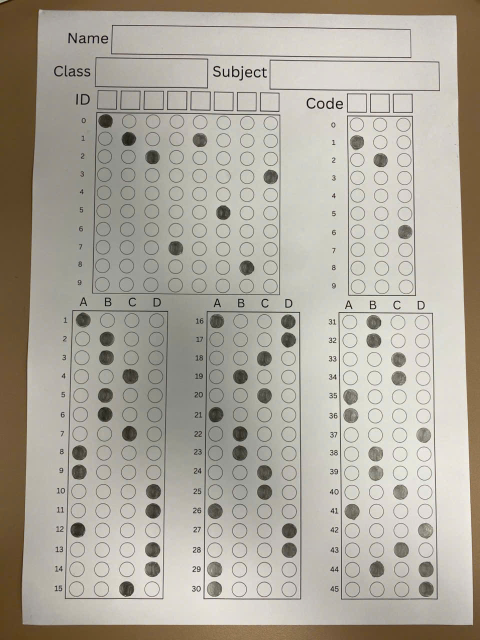
#> input picture v2.jpg, 960 x 1280 px, given as the content of the folder d:/OCR/ten_tv_v3, which was not available (shown at 1/2 size)
$ python process_15_names.py
#> lines starting #> are read from the running program, lines starting #| are printed output that depends on the picture; after the words box and inside, x2 and y2 are one past the last pixel; in counts of white or black regions, pixels touching at a corner belong together; pictures that were not available may be replaced by others from this repository, and a replacement may not be noted
#> in main, img is the input picture: shape (1280, 960, 3); mean B, G, R 156.4, 167.6, 172.9
### detect_paper.py
import cv2
import numpy as np

def fourCornersSort(pts):
    """ Sort corners: top-left, top-right, bot-right, bot-left """
    diff = np.diff(pts, axis=1)
    summ = pts.sum(axis=1)

    # np.argmin() returns INDEX of min
    return np.array([pts[np.argmin(summ)],
                     pts[np.argmin(diff)],
                     pts[np.argmax(summ)],
                     pts[np.argmax(diff)]])

def contourOffset(cnt, offset):
    """ Offset contour, by 5px border """
    # Matrix addition
    cnt += offset

    # if value < 0 => replace it by 0
    cnt[cnt < 0] = 0
    return cnt


# [27 lines left out: functions order_points, four_point_transform, not called in this run]

def align_document_image(image):
    """Detects the paper document and returns an aligned image."""
    if image is None:
        return None

    orig_h, orig_w = image.shape[:2]
#> orig_h = 1280; orig_w = 960

    # 0. Resize to height 800
    ratio = orig_h / 800.0
#> ratio = 1.6
    res_w = int(orig_w / ratio)
#> res_w = 600
    img_resized = cv2.resize(image, (res_w, 800))

    # 1. Grayscale & Bilateral Filter
    img_gray = cv2.cvtColor(img_resized, cv2.COLOR_BGR2GRAY)
    img_bilateral = cv2.bilateralFilter(img_gray, 5, 75, 75)

    # 2. Adaptive Threshold & Median Blur
    img_thresh = cv2.adaptiveThreshold(img_bilateral, 255, cv2.ADAPTIVE_THRESH_GAUSSIAN_C, cv2.THRESH_BINARY, 115, 4)
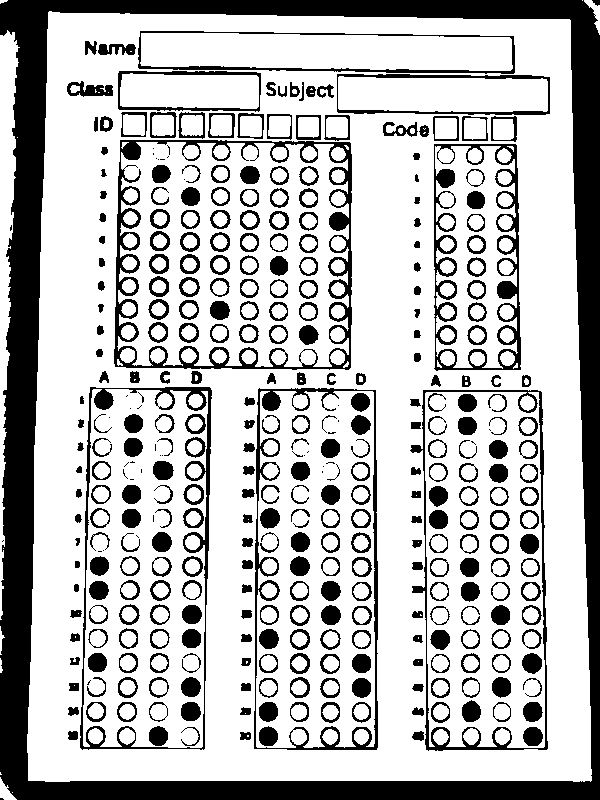
#> img_thresh: shape (800, 600); 73.1% white; 363 black regions (40 under 20 px), largest, box (x1, y1, x2, y2) and area: (0, 0, 600, 800) 58300, (114, 140, 352, 370) 7115, (434, 144, 521, 371) 4745
    kernel = cv2.getStructuringElement(cv2.MORPH_RECT, (5, 5))
    img_blurred = cv2.morphologyEx(img_thresh, cv2.MORPH_OPEN, kernel)
#> img_blurred: shape (800, 600); 69.6% white; 75 black regions (23 under 20 px), largest, box (x1, y1, x2, y2) and area: (68, 31, 550, 751) 74765, (0, 0, 600, 800) 58764, (461, 582, 481, 722) 1140

    # 3. Add black border and Canny Edge Detection
    img_bordered = cv2.copyMakeBorder(img_blurred, 5, 5, 5, 5, cv2.BORDER_CONSTANT, value=[0, 0, 0])
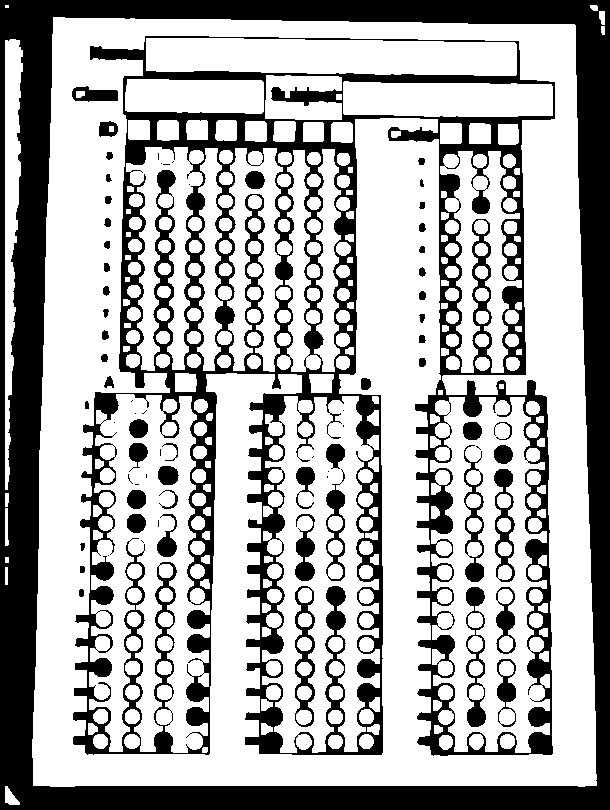
#> img_bordered: shape (810, 610); 67.6% white; 74 black regions (22 under 20 px), largest, box (x1, y1, x2, y2) and area: (73, 36, 555, 756) 74765, (0, 0, 610, 810) 72871, (466, 587, 486, 727) 1140
    edges = cv2.Canny(img_bordered, 10, 450)
#> edges: shape (810, 610); 7.8% white in thin lines or dots

    # 4. Find Contours
    closed_edges = cv2.morphologyEx(edges, cv2.MORPH_CLOSE, kernel)
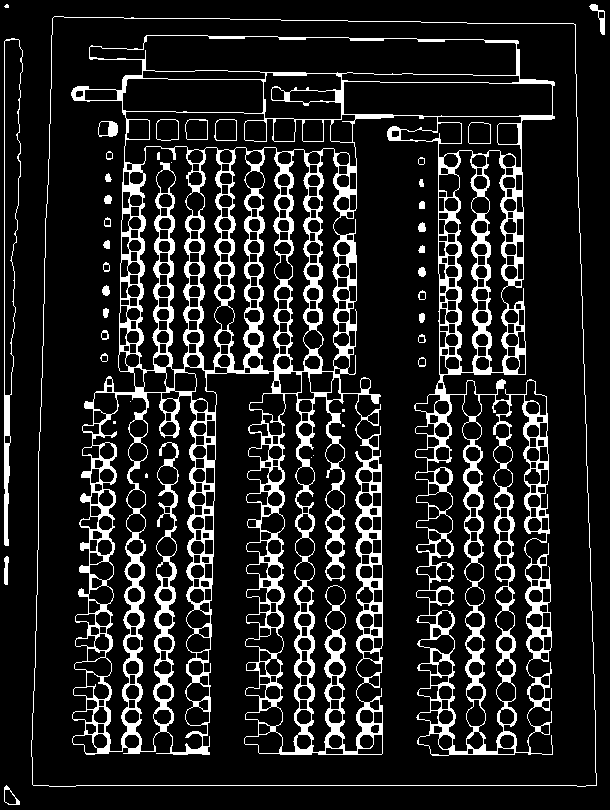
#> closed_edges: shape (810, 610); 13.5% white; 41 white regions (9 under 20 px)
    contours, hierarchy = cv2.findContours(closed_edges, cv2.RETR_TREE, cv2.CHAIN_APPROX_SIMPLE)
#> contours = 677 contours, 10 with area under 20; largest, box (x1, y1, x2, y2) and area: (31, 16, 597, 787) 416010, (31, 16, 597, 787) 416006, (71, 35, 555, 756) 249406, (89, 35, 517, 76) 13388, (129, 392, 208, 753) 13150

    height, width = edges.shape
#> height = 810; width = 610
    MAX_COUNTOUR_AREA = (width - 10) * (height - 10)
#> MAX_COUNTOUR_AREA = 480000
    maxAreaFound = MAX_COUNTOUR_AREA * 0.1
#> maxAreaFound = 48000

    # Mặc định là toàn bộ khung hình nếu không tìm thấy
    pageContour = np.array([[[5, 5]], [[5, height-5]], [[width-5, height-5]], [[width-5, 5]]])
#> pageContour = [[5, 5], [5, 805], [605, 805], [605, 5]]

    for cnt in contours:
        perimeter = cv2.arcLength(cnt, True)
        approx = cv2.approxPolyDP(cnt, 0.03 * perimeter, True)

        if (len(approx) == 4 and
                cv2.isContourConvex(approx) and
                maxAreaFound < cv2.contourArea(approx) < MAX_COUNTOUR_AREA):
            maxAreaFound = cv2.contourArea(approx)
            pageContour = approx
#> this loop made 677 passes
#> (perimeter, maxAreaFound, pageContour) on pass 7: (2638.9, 414743.5, [[54, 16], [32, 784], [596, 785], [575, 24]])
#> perimeter on passes 1, 2, 5, 9, 10, 11: 57.46, 46.97, 25.66, 28.49, 25.07, 25.31
#> after the loop, maxAreaFound = 414743.5

    # Chuẩn bị điểm
    pageContour = pageContour.reshape(4, 2)
    pageContour = fourCornersSort(pageContour)
#> in fourCornersSort, `diff = np.diff(pts, axis=1)`: diff = [-38, 752, 189, -551]
#> in fourCornersSort, `summ = pts.sum(axis=1)`: summ = [70, 816, 1381, 599]
#> pageContour = [[54, 16], [575, 24], [596, 785], [32, 784]]
    pageContour = contourOffset(pageContour, (-5, -5))
#> in contourOffset, `cnt += offset`: cnt = [[49, 11], [570, 19], [591, 780], [27, 779]]
#> pageContour = [[49, 11], [570, 19], [591, 780], [27, 779]]
    ratio = image.shape[0] / 800
    sPoints = pageContour.dot(ratio)
#> sPoints = [[78.4, 17.6], [912, 30.4], [945.6, 1248], [43.2, 1246.4]]

# Using Euclidean distance
    height = max(np.linalg.norm(sPoints[0] - sPoints[3]),
             np.linalg.norm(sPoints[1] - sPoints[2]))
#> height = 1229.3
    width = max(np.linalg.norm(sPoints[0] - sPoints[1]),
            np.linalg.norm(sPoints[2] - sPoints[3]))
#> width = 902.4

# Create target points
    tPoints = np.array([[0, 0],
                    [width, 0],
                    [width, height],
                    [0, height]], np.float32)
#> tPoints = [[0, 0], [902.4, 0], [902.4, 1229.3], [0, 1229.3]]

# getPerspectiveTransform() needs float32
    if sPoints.dtype != np.float32:
        sPoints = sPoints.astype(np.float32)

    # Wraping perspective
    M = cv2.getPerspectiveTransform(sPoints, tPoints)
#> M = [[1.07, 0.0307, -84.61], [-0.0166, 1.08, -17.76], [-1.21e-05, 6.72e-05, 1]]
    final_image = cv2.warpPerspective(image, M, (int(width), int(height)))

    return final_image

# [9 lines left out: function align_document, not called in this run]

### process_15_names.py
import cv2
import numpy as np
import os
from pathlib import Path
from detect_paper import align_document_image

def refine_box_contour(img, x, y, w, h, padding=15):
    """
    Refines a bounding box by looking for contours within a small region of interest.
    Uses the exact same algorithm as crop.py.
    """
    roi_x = max(0, x - padding)
    roi_y = max(0, y - padding)
    roi_w = min(img.shape[1] - roi_x, w + 2 * padding)
    roi_h = min(img.shape[0] - roi_y, h + 2 * padding)

    roi = img[roi_y:roi_y+roi_h, roi_x:roi_x+roi_w]
    if roi.size == 0:
        return x, y, w, h, (roi_x, roi_y, roi_w, roi_h), False

    gray = cv2.cvtColor(roi, cv2.COLOR_BGR2GRAY)
    thresh = cv2.adaptiveThreshold(gray, 255, cv2.ADAPTIVE_THRESH_GAUSSIAN_C,
                                  cv2.THRESH_BINARY_INV, 11, 2)
    contours, _ = cv2.findContours(thresh, cv2.RETR_EXTERNAL, cv2.CHAIN_APPROX_SIMPLE)

    best_rect = (x, y, w, h)
    max_area = 0
    detected = False

    for cnt in contours:
        rx, ry, rw, rh = cv2.boundingRect(cnt)
        area = rw * rh
        # Candidate should have a reasonable size (at least 30% of target area)
        if area > (w * h * 0.3) and area > max_area:
            max_area = area
            best_rect = (roi_x + rx, roi_y + ry, rw, rh)
            detected = True

    return best_rect[0], best_rect[1], best_rect[2], best_rect[3], (roi_x, roi_y, roi_w, roi_h), detected

def get_15_boxes(aligned_img):
    """
    Detects the 15 name bounding boxes on the aligned page using the local contour refinement method.
    Returns a list of 15 tuples: ((rx, ry, rw, rh), detected_directly, (roi_x, roi_y, roi_w, roi_h))
    """
    h, w = aligned_img.shape[:2]

    # --- CONFIGURABLE COORDINATE PARAMETERS (Ratios relative to image size) ---
    X_CENTER_RATIO = 0.5320   # Horizontal center position of the name fields
    WIDTH_RATIO = 0.7525      # Expected inner width of the name boxes
    HEIGHT_RATIO = 0.0325     # Expected inner height of the name boxes

    Y_START_RATIO = 0.03845   # Center position of the first row (i = 0)
    Y_STEP_RATIO = 0.06504    # Vertical distance between consecutive rows

    # Padding to create the search ROI (same as refine_box_contour padding)
    PADDING_PX = 15

    # Offset parameters to expand the detected inner box to the outer border of the cell lines
    EXPAND_X = 2
    EXPAND_Y = 2
    # --------------------------------------------------------------------------

    final_boxes = []

    for i in range(15):
        # Calculate theoretical center and base box coordinates for this row
        cy_ratio = Y_START_RATIO + i * Y_STEP_RATIO

        bx = int((X_CENTER_RATIO - WIDTH_RATIO / 2.0) * w)
        by = int((cy_ratio - HEIGHT_RATIO / 2.0) * h)
        bw = int(WIDTH_RATIO * w)
        bh = int(HEIGHT_RATIO * h)

        # Ensure base box is within image boundaries
        bx = max(0, min(w - bw, bx))
        by = max(0, min(h - bh, by))

        # Refine using the exact refine_box_contour logic from crop.py
        rx, ry, rw, rh, roi, detected = refine_box_contour(aligned_img, bx, by, bw, bh, padding=PADDING_PX)

        # Expand slightly to snap perfectly to the outer border of the printed cell lines (just like crop.py's margin)
        if detected:
            rx = rx - EXPAND_X
            ry = ry - EXPAND_Y
            rw = rw + 2 * EXPAND_X
            rh = rh + 2 * EXPAND_Y
        else:
            # Expand theoretical fallback box as well for consistency
            rx = bx - EXPAND_X
            ry = by - EXPAND_Y
            rw = bw + 2 * EXPAND_X
            rh = bh + 2 * EXPAND_Y

        final_boxes.append(((rx, ry, rw, rh), detected, roi))
#> this loop made 15 passes
#> (roi, detected) on passes 1 to 12: ((125, 12, 708, 69), True), ((125, 92, 708, 69), True), ((125, 172, 708, 69), True), ((125, 252, 708, 69), False), ((125, 332, 708, 69), False), ((125, 411, 708, 69), False), ((125, 491, 708, 69), False), ((125, 571, 708, 69), True), ((125, 651, 708, 69), False), ((125, 731, 708, 69), False), ((125, 811, 708, 69), False), ((125, 891, 708, 69), False)
#> pass 1, in refine_box_contour, `thresh = cv2.adaptiveThreshold(gray, 255, cv2.ADAPTIVE_THRESH_GAUSSIAN..`:
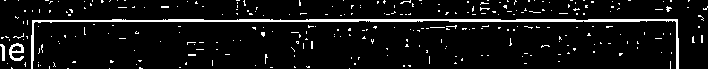
#> thresh: shape (69, 708); 6.9% white in thin lines or dots
#> after the loop, final_boxes = 15 items

    return final_boxes

def process_single_crop(aligned_img, box):
    """
    Crops the name field, removes boundary line margins, and enhances contrast.
    """
    rx, ry, rw, rh = box
    h, w = aligned_img.shape[:2]

    # Clip coordinates to image boundary
    rx1 = max(0, rx)
    ry1 = max(0, ry)
    rx2 = min(w, rx + rw)
    ry2 = min(h, ry + rh)

    roi = aligned_img[ry1:ry2, rx1:rx2]
    roi_h, roi_w = roi.shape[:2]

    # Crop a small margin to exclude the box borders
    margin = 5
    if roi_w > 2 * margin and roi_h > 2 * margin:
        final_crop = roi[margin:roi_h-margin, margin:roi_w-margin]
    else:
        final_crop = roi

    # Contrast enhancement (convert to LAB, normalize L channel, increase contrast)
    lab = cv2.cvtColor(final_crop, cv2.COLOR_BGR2LAB)
    l, a, b = cv2.split(lab)
    l = cv2.normalize(l, None, 0, 255, cv2.NORM_MINMAX)
    l = cv2.addWeighted(l, 1.2, l, 0, -30)
    final_lab = cv2.merge((l, a, b))
    enhanced = cv2.cvtColor(final_lab, cv2.COLOR_LAB2BGR)

    return enhanced

def main():
    input_dir = Path("d:/OCR/ten_tv_v3")
    output_dir = Path("d:/OCR/ten_tv_v3_processed")
    output_dir.mkdir(parents=True, exist_ok=True)

    image_paths = sorted(list(input_dir.glob("*.jpg")) + list(input_dir.glob("*.png")))
    print(f"Found {len(image_paths)} images to process.")

    for idx, path in enumerate(image_paths, start=1):
        print(f"[{idx}/{len(image_paths)}] Processing {path.name}...")
        img = cv2.imread(str(path))
        if img is None:
            print("  Error: Could not read image!")
            continue

        aligned = align_document_image(img)
        if aligned is None:
            print("  Error: Paper alignment failed!")
            continue

        # Create a directory for this sheet's crops
        sheet_stem = path.stem
        sheet_dir = output_dir / sheet_stem
        sheet_dir.mkdir(parents=True, exist_ok=True)

        boxes = get_15_boxes(aligned)
#> boxes = 15 items

        canvas = aligned.copy()

        for box_idx, (box, detected, roi) in enumerate(boxes, start=1):
            rx, ry, rw, rh = box
            roi_x, roi_y, roi_w, roi_h = roi

            # 1. Process and save the cropped name field
            cropped_name = process_single_crop(aligned, box)
            crop_path = sheet_dir / f"crop_{box_idx:02d}.png"
            cv2.imwrite(str(crop_path), cropped_name)

            # 2. Draw bounding boxes and text on the visualization canvas
            # Red for the search ROI boundary (thin line, thickness 1)
            cv2.rectangle(canvas, (roi_x, roi_y), (roi_x + roi_w, roi_y + roi_h), (0, 0, 255), 1)

            # Green for direct contour detection, Blue/Orange for interpolated box (thickness 2)
            color = (0, 255, 0) if detected else (255, 128, 0)
            status_text = "Det" if detected else "Interp"

            cv2.rectangle(canvas, (rx, ry), (rx+rw, ry+rh), color, 2)
            cv2.putText(canvas, f"{box_idx} ({status_text})", (rx + 8, ry + 22),
                        cv2.FONT_HERSHEY_SIMPLEX, 0.5, color, 1, cv2.LINE_AA)
#> this loop made 15 passes
#> (detected, roi_y) on passes 1 to 12: (True, 12), (True, 92), (True, 172), (False, 252), (False, 332), (False, 411), (False, 491), (True, 571), (False, 651), (False, 731), (False, 811), (False, 891)
#> (box, detected) on passes 13 to 15: ((138, 984, 682, 43), False), ((138, 1064, 682, 43), False), ((359, 1129, 201, 58), True)
#> pass 1, in process_single_crop, `roi = aligned_img[ry1:ry2, rx1:rx2]`:
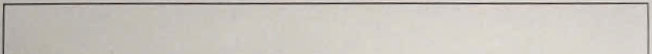
#> roi: shape (54, 652, 3); mean B, G, R 189.4, 196.4, 200.8
#> pass 1, in process_single_crop, `final_crop = roi[margin:roi_h-margin, margin:roi_w-margin]`:
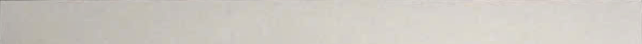
#> final_crop: shape (44, 642, 3); mean B, G, R 194.3, 201.4, 205.7
#> after the loop:
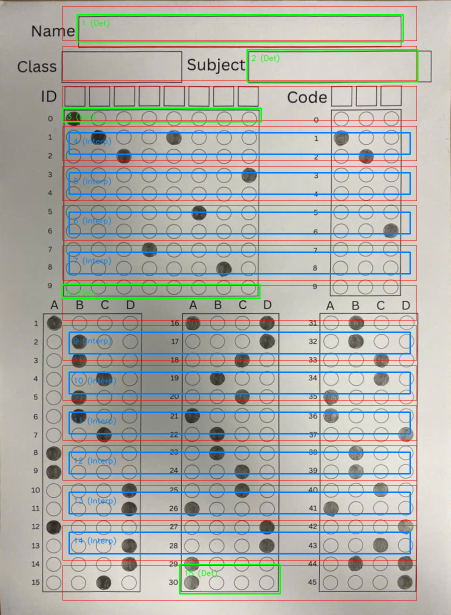
#> canvas: shape (1229, 902, 3) (shown at 1/2 size); mean B, G, R 169.8, 175.4, 174.5

        # Save visualization
        viz_path = output_dir / f"{sheet_stem}_visualized.png"
        cv2.imwrite(str(viz_path), canvas)

        detected_count = sum(1 for _, det, _ in boxes if det)
        print(f"  Successfully processed {path.name}. Detected: {detected_count}/15. Saved to {sheet_dir}/ and {viz_path.name}")
#|   Successfully processed v2.jpg. Detected: 5/15. Saved to d:/OCR/ten_tv_v3_processed/v2/ and v2_visualized.png

    print("\nAll sheets processed successfully!")

if __name__ == "__main__":
    main()
